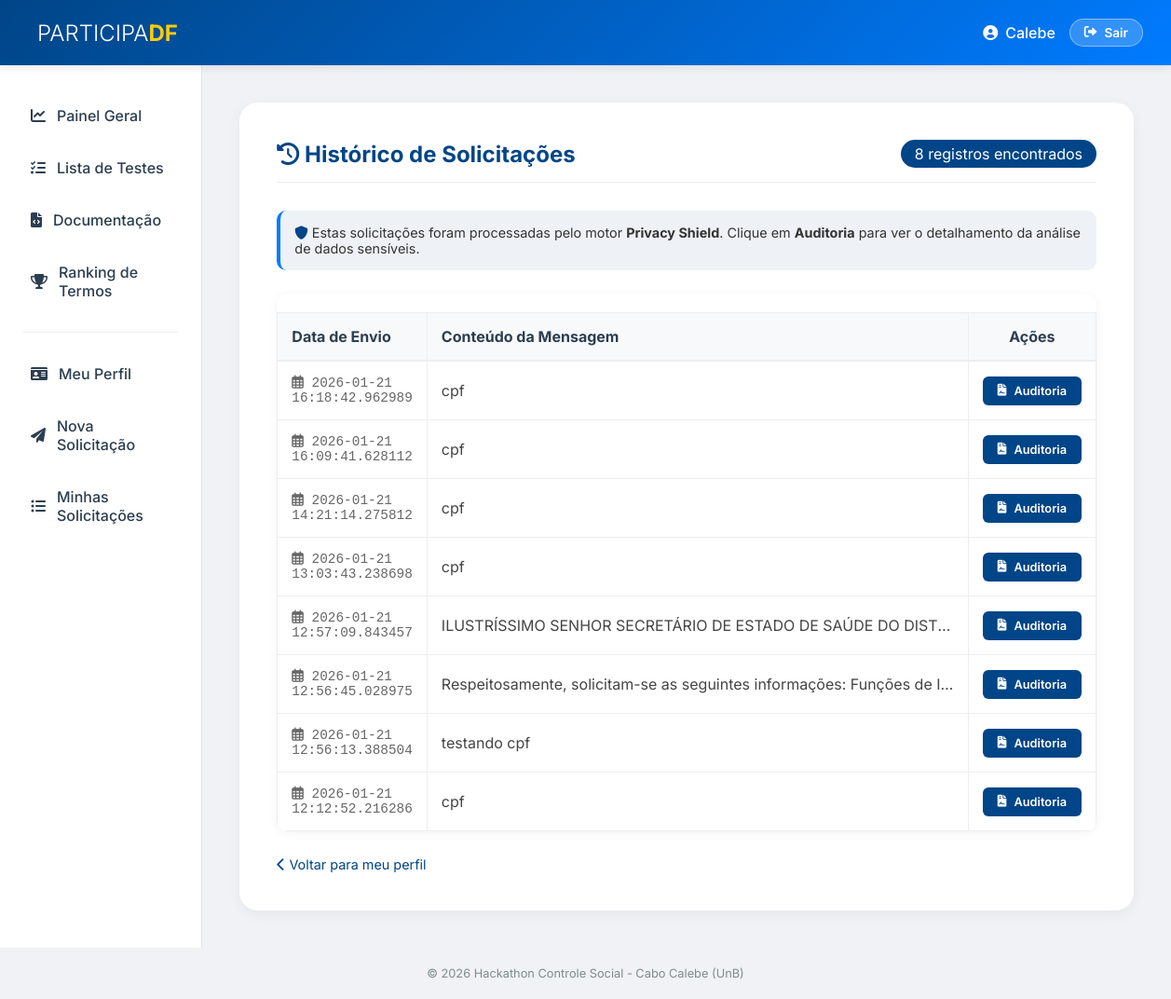
Before: /ver_solicitacoes (signed in) with the older database file.
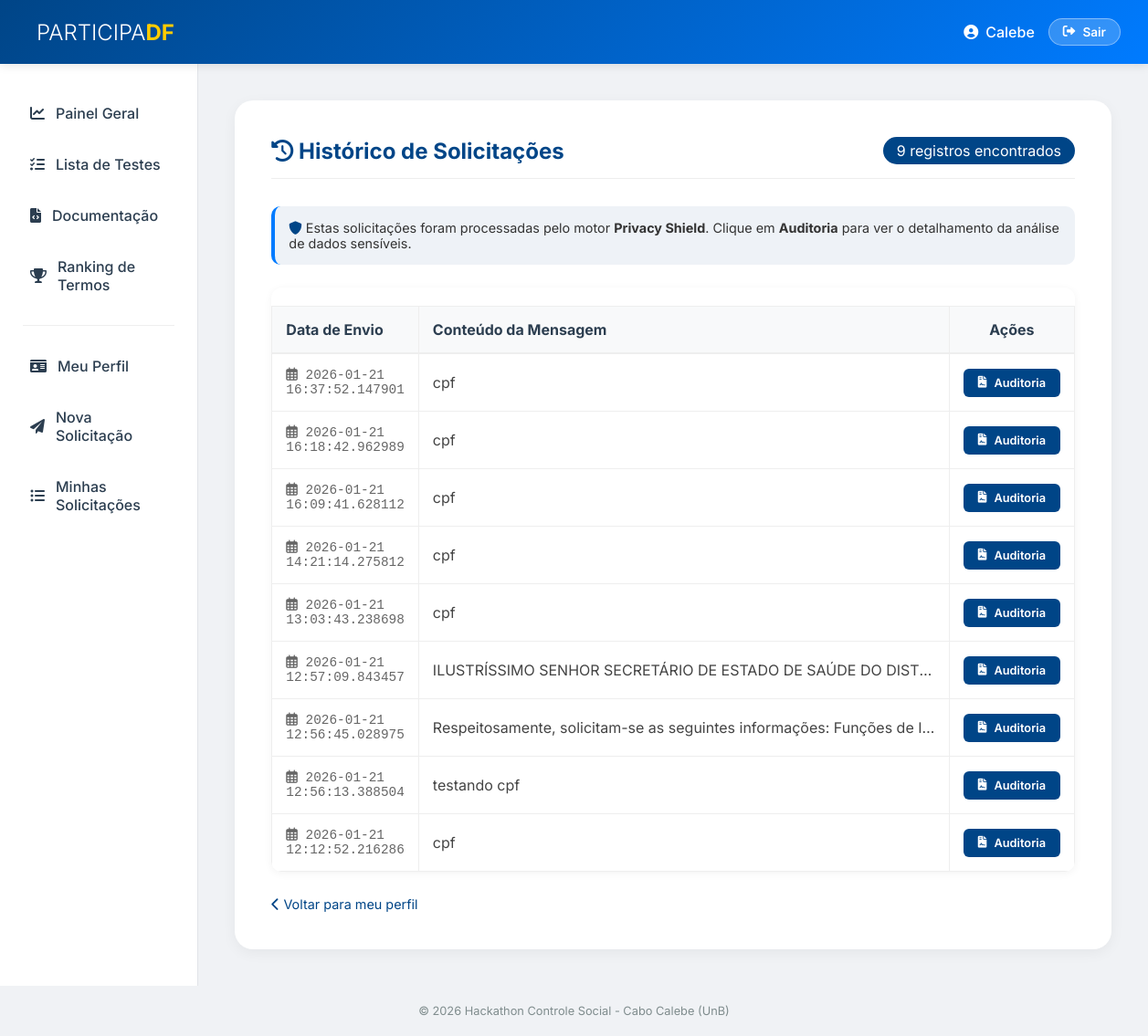
After: the same page with the newer database file.
### tables this page shows
CREATE TABLE solicitacoes
    (
        id
        INTEGER
        PRIMARY
        KEY
        AUTOINCREMENT,
        usuario_id
        INTEGER
        NOT
        NULL,
        texto
        TEXT
        NOT
        NULL,
        data_envio
        TIMESTAMP
        DEFAULT
        CURRENT_TIMESTAMP,
        FOREIGN
        KEY
                       (
        usuario_id
                       ) REFERENCES usuarios
                       (
                           id
                       ) );

### src/paginas/real/solicitacao.py (the view)
@solicitacao_bp.route("/ver_solicitacoes")
@login_required
def ver_solicitacoes():
    user_id = session["user_id"]
    conn = sqlite3.connect(obter_caminho_banco())
    cursor = conn.cursor()
    cursor.execute("""
        SELECT texto, data_envio, id
        FROM solicitacoes
        WHERE usuario_id = ?
        ORDER BY data_envio DESC
    """, (user_id,))
    solicitacoes = cursor.fetchall()
    conn.close()
    return render_template("real/pagina_ver_solicitacoes.html", solicitacoes=solicitacoes)

### src/paginas/real/auth.py (called while the page is built)
def login_required(f):
    @wraps(f)
    def decorated_function(*args, **kwargs):
        if "user_id" not in session:  # Use 'user_id' aqui
            flash("Você precisa estar logado para acessar o perfil.", "error")
            return redirect(url_for("auth.login"))
        return f(*args, **kwargs)
    return decorated_function

### src/utils/banco.py (called while the page is built)
def obter_caminho_banco() -> str:
    base_dir = os.path.abspath(os.path.join(os.path.dirname(__file__), "..", ".."))
    dados_dir = os.path.join(base_dir, "dados")
    os.makedirs(dados_dir, exist_ok=True)
    return os.path.join(dados_dir, "banco.db")

### templates/real/pagina_ver_solicitacoes.html (shortened to what this page needs)
{% extends "base.html" %}
{% block main %}
<div style="display: flex; justify-content: space-between; align-items: center; margin-bottom: 30px; border-bottom: 1px solid #eee; padding-bottom: 15px;">
    <h2 style="margin: 0; color: var(--primary);"><i class="fas fa-history"></i> Histórico de Solicitações</h2>
    <span class="badge" style="background: var(--primary); color: white; padding: 5px 15px; border-radius: 20px;">
        {{ solicitacoes|length }} registros encontrados
    </span>
</div>
<div class="info-alert" style="background: #eef2f7; padding: 15px; border-radius: 10px; margin-bottom: 25px; border-left: 4px solid var(--secondary); font-size: 0.9rem; color: #333;">
    <i class="fas fa-shield-alt" style="color: var(--primary);"></i>
    Estas solicitações foram processadas pelo motor <strong>Privacy Shield</strong>. Clique em <strong>Auditoria</strong> para ver o detalhamento da análise de dados sensíveis.
</div>
<div style="background: white; border-radius: 12px; box-shadow: 0 2px 10px rgba(0,0,0,0.05); overflow: hidden;">
    <table class="doc-table" style="width: 100%; border-collapse: collapse;">
        <thead>
            <tr style="background-color: #f8f9fa; text-align: left; border-bottom: 2px solid #eee;">
                <th style="padding: 15px; width: 180px;">Data de Envio</th>
                <th style="padding: 15px;">Conteúdo da Mensagem</th>
                <th style="padding: 15px; width: 180px; text-align: center;">Ações</th>
            </tr>
        </thead>
        <tbody>
            {% if solicitacoes %}
                {% for texto, data, id_real in solicitacoes %}
                <tr style="border-bottom: 1px solid #f0f0f0; transition: background 0.3s;" onmouseover="this.style.backgroundColor='#fafafa'" onmouseout="this.style.backgroundColor='transparent'">
                    <td style="padding: 15px; font-family: 'Courier New', Courier, monospace; color: #666; font-size: 0.9rem;">
                        <i class="far fa-calendar-alt"></i> {{ data }}
                    </td>
                    <td style="padding: 15px;">
                        <div style="max-width: 550px; white-space: nowrap; overflow: hidden; text-overflow: ellipsis; color: #444;" title="{{ texto }}">
                            {{ texto }}
                        </div>
                    </td>
                    <td style="padding: 15px; text-align: center;">
                        <a href="{{ url_for('solicitacao.detalhes_solicitacao', solicitacao_id=id_real) }}"
                           class="btn-primary"
                           style="padding: 8px 16px; font-size: 0.8rem; background: var(--primary); text-decoration: none; border-radius: 6px; display: inline-flex; align-items: center; gap: 8px;">
                            <i class="fas fa-file-contract"></i> Auditoria
                        </a>
                    </td>
                </tr>
                {% endfor %}
            {% endif %}
        </tbody>
    </table>
</div>
<div style="margin-top: 25px;">
    <a href="{{ url_for('perfil.pagina_meu_perfil') }}" style="color: var(--primary); text-decoration: none; font-size: 0.9rem;">
        <i class="fas fa-chevron-left"></i> Voltar para meu perfil
    </a>
</div>
{% endblock %}

### templates/base.html (shortened to what this page needs)
<!doctype html>
<html lang="pt-br">
<head>
    <link rel="stylesheet" href="https://cdnjs.cloudflare.com/ajax/libs/font-awesome/6.0.0/css/all.min.css">
    <link rel="stylesheet" href="{{ url_for('static', filename='css/style.css') }}?v=1.4">
</head>
<body>
<div class="app-container">
    <header class="navbar">
        <div class="navbar-brand">
            <span>PARTICIPA<strong>DF</strong></span>
        </div>
        <div class="navbar-user">
            {% if session.get('user_id') %}
            <div style="display: flex; align-items: center; gap: 15px;">
                <a href="{{ url_for('perfil.pagina_meu_perfil') }}" class="btn-perfil-nav"
                   style="color: white; text-decoration: none; font-weight: 500; display: flex; align-items: center; gap: 8px;">
                    <i class="fas fa-user-circle"></i>
                    <span>{{ session.get('user_name', 'Usuário') }}</span>
                </a>
                <a href="{{ url_for('auth.logout') }}" class="btn-logout"
                   style="background: rgba(255,255,255,0.2); color: white; padding: 6px 15px; border-radius: 20px; text-decoration: none; font-size: 0.85rem; border: 1px solid rgba(255,255,255,0.4);">
                    <i class="fas fa-sign-out-alt"></i> Sair
                </a>
            </div>
            {% else %}
            <a href="{{ url_for('auth.login') }}" class="btn-login"
               style="color: white; text-decoration: none; font-weight: 600;">
                Acessar Sistema
            </a>
            {% endif %}
        </div>
    </header>
    <div class="main-layout">
        <aside class="sidebar">
            <nav class="side-menu">
                <a href="{{ url_for('index.pagina_index') }}" class="nav-item">
                    <i class="fas fa-chart-line"></i> Painel Geral
                </a>
                <a href="{{ url_for('lista_de_testes.pagina_testes') }}" class="nav-item">
                    <i class="fas fa-list-check"></i> Lista de Testes
                </a>
                <a href="{{ url_for('documentacao.pagina_documentacao') }}" class="nav-item">
                    <i class="fas fa-file-code"></i> Documentação
                </a>
                <a href="{{ url_for('ranking_de_testes.pagina_ranking_de_testes') }}" class="nav-item">
                    <i class="fas fa-trophy"></i> Ranking de Termos
                </a>
                {% if session.get('user_id') %}
                <div class="menu-divider" style="height: 1px; background: #eee; margin: 20px 10px;"></div>
                <a href="{{ url_for('perfil.pagina_meu_perfil') }}" class="nav-item">
                    <i class="fas fa-id-card"></i> Meu Perfil
                </a>
                <a href="{{ url_for('solicitacao.pagina_enviar_solicitacao') }}" class="nav-item">
                    <i class="fas fa-paper-plane"></i> Nova Solicitação
                </a>
                <a href="{{ url_for('solicitacao.ver_solicitacoes') }}" class="nav-item">
                    <i class="fas fa-list-ul"></i> Minhas Solicitações
                </a>
                {% endif %}
            </nav>
        </aside>
        <main class="content-area">
            <div class="glass-card">
                {% block main %}{% endblock %}
            </div>
        </main>
    </div>
    <footer class="footer" style="text-align: center; padding: 20px; color: var(--text-muted); font-size: 0.8rem;">
        <p>&copy; 2026 Hackathon Controle Social - Cabo Calebe (UnB)</p>
    </footer>
</div>
</body>
</html>

### static/css/style.css (style rules this page uses)
:root { --primary: #004587; --secondary: #007bff; --success: #2ecc71; --danger: #e74c3c; --warning: #f1c40f; --bg-body: #f0f2f5; --sidebar-bg: #ffffff; --text-main: #2c3e50; --text-muted: #7f8c8d; --shadow: 0 4px 15px rgba(0,0,0,0.05); --transition: all 0.3s cubic-bezier(0.25, 0.8, 0.25, 1); }
* { margin: 0; padding: 0; box-sizing: border-box; }
body { font-family: 'Inter', sans-serif; background-color: var(--bg-body); color: var(--text-main); overflow-x: hidden; }
.app-container { display: flex; flex-direction: column; min-height: 100vh; }
.navbar { height: 70px; background: linear-gradient(135deg, var(--primary), var(--secondary)); color: white; display: flex; justify-content: space-between; align-items: center; padding: 0 30px; box-shadow: 0 2px 10px rgba(0,0,0,0.1); z-index: 1000; }
.navbar-brand { font-size: 1.5rem; font-weight: 300; display: flex; align-items: center; gap: 10px; }
.navbar-brand strong { font-weight: 700; color: #ffcc00; }
.btn-logout, .btn-login, .btn-primary { padding: 10px 20px; border-radius: 25px; text-decoration: none; font-weight: 600; font-size: 0.9rem; transition: var(--transition); border: none; cursor: pointer; display: inline-flex; align-items: center; gap: 8px; }
.btn-primary { background: var(--secondary); color: white; }
.btn-logout { background: rgba(255,255,255,0.15); color: white; border: 1px solid rgba(255,255,255,0.3); }
.main-layout { display: flex; flex: 1; }
.sidebar { width: 260px; background: var(--sidebar-bg); border-right: 1px solid #e1e4e8; padding: 30px 15px; }
.nav-item { display: flex; align-items: center; gap: 12px; padding: 14px 18px; color: var(--text-main); text-decoration: none; font-weight: 500; border-radius: 12px; margin-bottom: 8px; transition: var(--transition); }
.content-area { flex: 1; padding: 40px; max-width: 1400px; }
.glass-card { background: white; border-radius: 20px; padding: 40px; box-shadow: var(--shadow); min-height: 80vh; }
.doc-table { width: 100%; border-collapse: collapse; margin-top: 20px; }
.doc-table th { background: #f8f9fa; padding: 12px; border: 1px solid #eee; }
.doc-table td { padding: 12px; border: 1px solid #eee; background: white; }
.footer { padding: 20px; text-align: center; color: var(--text-muted); font-size: 0.85rem; }

Changed rows visible on the page:
added solicitacoes: data_envio "2026-01-21 16:37:52.147901", texto "cpf"
Other visible differences:
{{ solicitacoes|length }}: "8" → "9"
